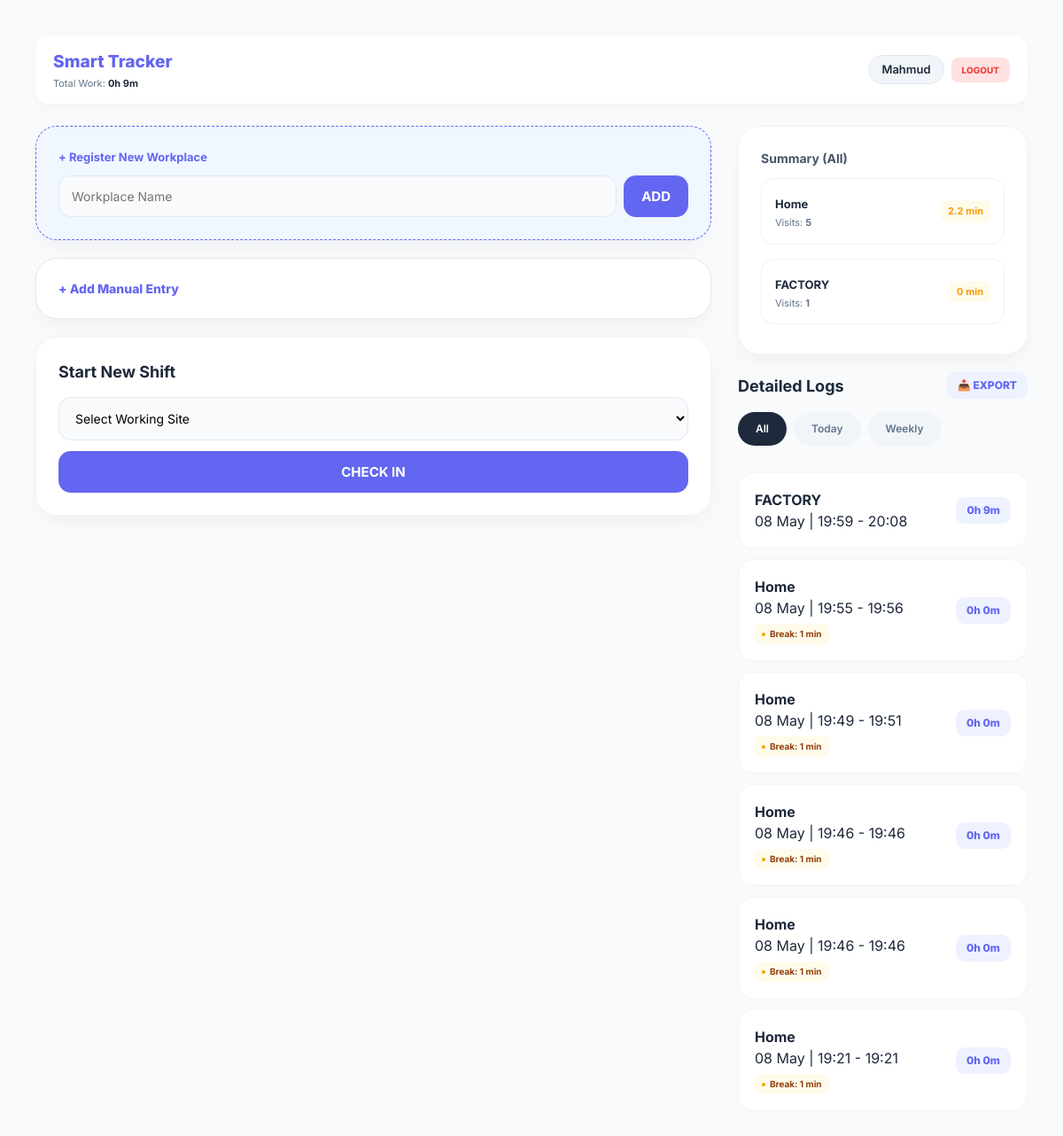
/ (signed in), run on the app's committed database.
### tracker/models.py (models this page shows, shortened)
class Site(models.Model):
    user = models.ForeignKey(User, on_delete=models.CASCADE)
    name = models.CharField(max_length=200)

class Attendance(models.Model):
    user = models.ForeignKey(User, on_delete=models.CASCADE)
    site = models.ForeignKey(Site, on_delete=models.CASCADE)
    check_in = models.DateTimeField(default=timezone.now)
    check_out = models.DateTimeField(null=True, blank=True)
    break_start = models.DateTimeField(null=True, blank=True)
    total_break_seconds = models.IntegerField(default=0)
    def get_duration(self):
        if self.check_in and self.check_out:
            total_seconds = int((self.check_out - self.check_in).total_seconds())
            active_seconds = total_seconds - self.total_break_seconds
            if active_seconds < 0:
                active_seconds = 0
            hours = active_seconds // 3600
            minutes = (active_seconds % 3600) // 60
            return f"{hours}h {minutes}m"
        return "N/A"
    def get_break_minutes(self):
        if self.total_break_seconds > 0:
            minutes = self.total_break_seconds // 60
            if minutes == 0 and self.total_break_seconds > 0:
                return "1"
            return f"{minutes}"
        return "0"

### tracker/views.py (the view, shortened to what this page needs)
# urls.py: path('', views.dashboard, name='dashboard'),
@login_required
def dashboard(request):
    active_attendance = Attendance.objects.filter(user=request.user, check_out__isnull=True).first()
    sites = Site.objects.filter(user=request.user)
    filter_type = request.GET.get('range', 'all')
    now = timezone.localtime(timezone.now())
    today_date = now.date()
    query = Q(user=request.user, check_out__isnull=False)
    if filter_type == 'today':
        query &= Q(check_in__date=today_date)
    elif filter_type == 'weekly':
        query &= Q(check_in__date__gte=today_date - timedelta(days=7))
    elif filter_type == 'monthly':
        query &= Q(check_in__date__gte=today_date - timedelta(days=30))
    elif filter_type == 'yearly':
        query &= Q(check_in__date__gte=today_date - timedelta(days=365))
    history = Attendance.objects.filter(query).order_by('-check_in')
    site_segments_raw = Attendance.objects.filter(query).values('site__name').annotate(
        total_count=Count('id'),
        total_break_sec=Sum('total_break_seconds')
    ).order_by('-total_count')
    site_segments = []
    for segment in site_segments_raw:
        break_sec = segment['total_break_sec'] or 0
        segment['total_break_min'] = round(break_sec / 60, 1)
        site_segments.append(segment)
    total_active_seconds = 0
    for item in history:
        if item.check_in and item.check_out:
            duration = (item.check_out - item.check_in).total_seconds()
            net_seconds = duration - item.total_break_seconds
            if net_seconds > 0:
                total_active_seconds += net_seconds
    total_hours = int(total_active_seconds // 3600)
    total_minutes = int((total_active_seconds % 3600) // 60)
    summary_text = f"{total_hours}h {total_minutes}m"
    context = {
        'active_record': active_attendance,
        'sites': sites,
        'history': history,
        'site_segments': site_segments,
        'summary_text': summary_text,
        'current_filter': filter_type,
    }
    return render(request, 'tracker/dashboard.html', context)

### tracker/templates/tracker/dashboard.html (shortened to what this page needs)
{% load static %}
{% load tz %}
<!DOCTYPE html>
<html lang="en">
<head>
    <link rel="stylesheet" href="{% static 'tracker/css/style.css' %}">
</head>
<body>
<div class="mobile-container">
    <header class="app-header">
        <div>
            <h2 class="brand-title">Smart Tracker</h2>
            <p class="summary-sub">Total Work: <b style="color: #1e293b;">{{ summary_text }}</b></p>
        </div>
        <div style="display: flex; align-items: center; gap: 8px;">
            <span class="user-badge">{{ request.user.username }}</span>
            <form action="{% url 'logout' %}" method="post" style="margin: 0;">
                <button type="submit" class="btn-logout" style="background: #fee2e2; color: #ef4444; border: none; padding: 8px 12px; border-radius: 8px; font-size: 10px; font-weight: 800; cursor: pointer;">LOGOUT</button>
            </form>
        </div>
    </header>
    <div class="dashboard-wrapper">
        <div class="left-panel">
            <div class="main-card workplace-reg-card">
                <h4 style="margin: 0 0 10px 0; font-size: 13px; color: var(--primary);">+ Register New Workplace</h4>
                <form action="{% url 'add_site' %}" method="POST" style="display: flex; gap: 8px;">
                    <input type="text" name="site_name" placeholder="Workplace Name" required style="margin-bottom: 0;">
                    <button type="submit" class="btn btn-primary" style="width: auto; padding: 0 20px;">ADD</button>
                </form>
            </div>
            <div class="main-card manual-entry-card">
                <button onclick="toggleManualForm()" style="background: none; border: none; color: var(--primary); font-weight: 800; cursor: pointer; display: flex; align-items: center; gap: 5px; font-size: 14px; padding: 0;">
                    <span>+ Add Manual Entry</span>
                </button>
            </div>
            <div class="main-card">
                {% if not active_record %}
                    <h3 style="margin-bottom: 15px; font-size: 18px;">Start New Shift</h3>
                    <form action="{% url 'check_in' %}" method="POST">
                        <select name="site" required>
                            <option value="">Select Working Site</option>
                        </select>
                        <button type="submit" class="btn btn-primary">CHECK IN</button>
                    </form>
                {% endif %}
            </div>
        </div>
        <div class="right-panel">
            <div class="main-card summary-card">
                <h3 style="font-size: 14px; margin-bottom: 12px; color: #475569;">Summary ({{ current_filter|title }})</h3>
                <div style="display: flex; flex-direction: column; gap: 8px;">
                    {% for segment in site_segments %}
                    <div class="segment-item">
                        <div>
                            <strong style="color: #1e293b; font-size: 13px;">{{ segment.site__name }}</strong>
                            <p class="summary-sub">Visits: <b>{{ segment.total_count }}</b></p>
                        </div>
                        <span style="font-size: 11px; font-weight: 700; color: #f59e0b; background: #fffbeb; padding: 4px 8px; border-radius: 6px;">
                            {{ segment.total_break_min|default:0 }} min
                        </span>
                    </div>
                    {% empty %}
                    <p style="font-size: 12px; color: #94a3b8; text-align: center;">No summary available.</p>
                    {% endfor %}
                </div>
            </div>
            <div class="history-section">
                <div style="display: flex; justify-content: space-between; align-items: center; margin-bottom: 15px;">
                    <h3 style="margin: 0; font-size: 18px;">Detailed Logs</h3>
                    <a href="{% url 'export_attendance' %}?range={{ current_filter }}" class="duration-tag" style="text-decoration: none;">📥 EXPORT</a>
                </div>
                <div class="filter-nav">
                    <a href="?range=all" class="filter-btn {% if current_filter == 'all' %}active{% endif %}">All</a>
                    <a href="?range=today" class="filter-btn {% if current_filter == 'today' %}active{% endif %}">Today</a>
                    <a href="?range=weekly" class="filter-btn {% if current_filter == 'weekly' %}active{% endif %}">Weekly</a>
                </div>
                {% timezone "Asia/Dhaka" %}
                    {% for item in history %}
                    <div class="history-card">
                        <div class="history-info">
                            <h4>{{ item.site.name }}</h4>
                            <p>{{ item.check_in|date:"d M" }} | {{ item.check_in|time:"H:i" }} - {{ item.check_out|time:"H:i" }}</p>
                            {% if item.total_break_seconds > 0 %}
                            <div style="display: flex; align-items: center; gap: 5px; margin-top: 6px; background: #fffbeb; padding: 4px 8px; border-radius: 6px; width: fit-content;">
                                <span style="width: 4px; height: 4px; background: #f59e0b; border-radius: 50%;"></span>
                                <span style="font-size: 10px; color: #92400e; font-weight: 700;">Break: {{ item.get_break_minutes }} min</span>
                            </div>
                            {% endif %}
                        </div>
                        <div class="duration-tag">{{ item.get_duration }}</div>
                    </div>
                    {% empty %}
                    <p style="text-align: center; color: #94a3b8; font-size: 13px;">No records found.</p>
                    {% endfor %}
                {% endtimezone %}
            </div>
        </div>
    </div>
</div>
</body>
</html>

### tracker/static/tracker/css/style.css (style rules this page uses)
:root { --primary: #6366f1; --primary-dark: #4f46e5; --secondary: #64748b; --success: #10b981; --danger: #ef4444; --warning: #f59e0b; --bg-color: #f8fafc; --card-bg: #ffffff; --text-main: #1e293b; --text-muted: #64748b; }
* { box-sizing: border-box; margin: 0; padding: 0; font-family: 'Inter', -apple-system, sans-serif; -webkit-tap-highlight-color: transparent; }
body { background-color: var(--bg-color); color: var(--text-main); line-height: 1.5; overflow-x: hidden; width: 100%; }
.mobile-container { width: 100%; max-width: 480px; margin: 0 auto; min-height: 100vh; padding: 20px; }
@media (min-width: 992px) { .mobile-container { max-width: 1200px; padding: 40px; } }
@media (min-width: 992px) { .dashboard-wrapper { display: flex; flex-direction: row; align-items: flex-start; gap: 30px; } }
@media (min-width: 992px) { .left-panel { flex: 1.4; } }
@media (min-width: 992px) { .right-panel { flex: 0.6; } }
.app-header { display: flex; justify-content: space-between; align-items: center; background: white; padding: 15px 20px; border-radius: 16px; margin-bottom: 25px; box-shadow: 0 4px 15px rgba(0,0,0,0.03); }
.brand-title { color: var(--primary); margin: 0; font-weight: 800; font-size: 1.2rem; }
.summary-sub { font-size: 11px; color: var(--text-muted); margin-top: 2px; }
.user-badge { background: #f1f5f9; padding: 6px 14px; border-radius: 50px; font-size: 13px; font-weight: 600; border: 1px solid #e2e8f0; }
.main-card { background: var(--card-bg); padding: 25px; border-radius: 24px; box-shadow: 0 10px 25px -5px rgba(0, 0, 0, 0.05); border: 1px solid #f1f5f9; margin-bottom: 20px; }
.workplace-reg-card { border: 1px dashed var(--primary); background: #f0f7ff; }
.manual-entry-card { border: 1px solid #e2e8f0; }
select, input { width: 100%; padding: 14px; border-radius: 14px; border: 1px solid #e2e8f0; margin-bottom: 12px; font-size: 14px; background: #f8fafc; outline: none; transition: 0.2s; }
.btn { width: 100%; padding: 14px; border-radius: 14px; border: none; font-size: 15px; font-weight: 700; cursor: pointer; transition: all 0.2s; display: flex; justify-content: center; align-items: center; }
.btn-primary { background: var(--primary); color: white; }
.segment-item { display: flex; justify-content: space-between; align-items: center; background: white; padding: 15px; border-radius: 14px; border: 1px solid #edf2f7; margin-bottom: 8px; }
.filter-nav { display: flex; gap: 8px; margin-bottom: 20px; overflow-x: auto; padding-bottom: 10px; }
.filter-btn { padding: 10px 20px; border-radius: 50px; font-size: 12px; font-weight: 600; text-decoration: none; background: #f1f5f9; color: var(--text-muted); }
.filter-btn.active { background: var(--text-main); color: white; }
.history-card { background: white; padding: 18px; border-radius: 18px; margin-bottom: 12px; display: flex; justify-content: space-between; align-items: center; border: 1px solid #f1f5f9; }
.duration-tag { background: #eef2ff; color: var(--primary); padding: 6px 12px; border-radius: 10px; font-weight: 800; font-size: 12px; }

### data on the page
Site: site__name "Home", total_count "5", total_break_min "2.2"
Attendance: site.name "FACTORY", check_in "08 May", check_in "19:59", check_out "20:08", get_duration "0h 9m"
Attendance: site.name "Home", check_in "08 May", check_in "19:55", check_out "19:56", get_break_minutes "1", get_duration "0h 0m"
Attendance: site.name "Home", check_in "08 May", check_in "19:49", check_out "19:51", get_break_minutes "1", get_duration "0h 0m"
Attendance: site.name "Home", check_in "08 May", check_in "19:46", check_out "19:46", get_break_minutes "1", get_duration "0h 0m"
Attendance: site.name "Home", check_in "08 May", check_in "19:46", check_out "19:46", get_break_minutes "1", get_duration "0h 0m"
Attendance: site.name "Home", check_in "08 May", check_in "19:21", check_out "19:21", get_break_minutes "1", get_duration "0h 0m"

### other printed values
{{ summary_text }} "0h 9m"
{{ request.user.username }} "Mahmud"
{{ current_filter|title }} "All"
{{ segment.site__name }} "FACTORY"
{{ segment.total_count }} "1"
{{ segment.total_break_min|default:0 }} "0"
